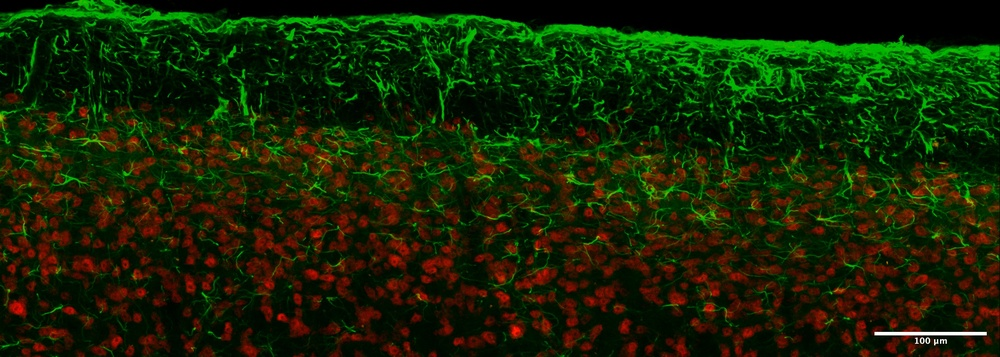
#> input picture NLE_s1_contra_GFAP-FITC_NeuN-CY5_20x_1.jpg, 1000 x 357 px, shrunk from 2868 x 1024 before the run
$ python main.py
#> lines starting #> are read from the running program, lines starting #| are printed output that depends on the picture; after the words box and inside, x2 and y2 are one past the last pixel; in counts of white or black regions, pixels touching at a corner belong together
import math
import matplotlib.pyplot as plt
import numpy as np
import pandas as pd
import cv2
import scipy.ndimage # useful resource aswell
from skimage.measure import label, regionprops, regionprops_table

from skimage.draw import ellipse
import skimage
from skimage.measure import label, regionprops, regionprops_table
from skimage.transform import rotate

image = plt.imread('NLE_s1_contra_GFAP-FITC_NeuN-CY5_20x_1.jpg')
#> image is the input picture: shape (357, 1000, 3); mean R, G, B 22.2, 36.1, 4.3
M = np.asarray(image)
plt.figure(figsize=(12, 6))
plt.subplot(131)

plt.imshow(M[:, :, 0], cmap='Reds', vmin=0, vmax=255)
plt.title("Red Channel")
plt.subplot(132)

plt.imshow(M[:, :, 1], cmap='Greens', vmin=0, vmax=255)
plt.title("Green Channel")
plt.subplot(133)

plt.imshow(M[:, :, 2], cmap='Blues', vmin=0, vmax=255)
plt.title("Blue Channel")

#plt.show()

# Sharpen red channel
kernel_sharpen_1 = np.array([[-1,-1,-1], [-1,9,-1], [-1,-1,-1]])
sharpened_image = cv2.filter2D(M[:, :, 0], -1, kernel_sharpen_1)
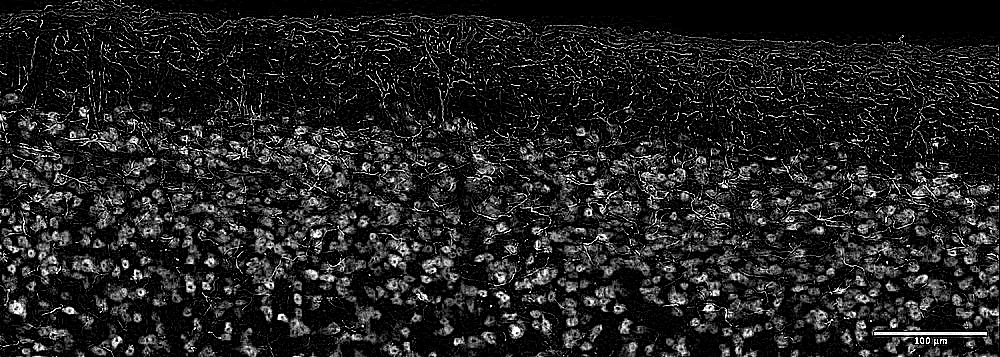
#> sharpened_image: shape (357, 1000); min 0, max 255, mean 34.8
plt.imshow(sharpened_image)
plt.title("Sharpened Image")
#plt.show()

# Apply a threshold to the sharpened image to create a mask
ret, thres_image = cv2.threshold(sharpened_image, 50, 255,cv2.THRESH_BINARY)
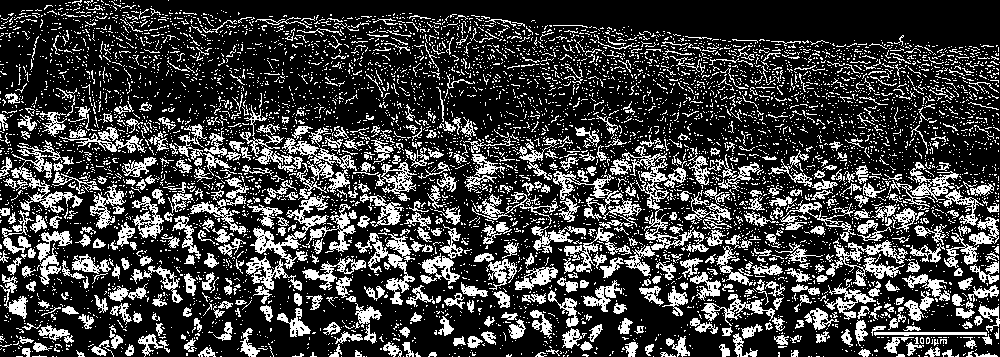
#> thres_image: shape (357, 1000); 24.9% white in thin lines or dots
plt.imshow(thres_image)
plt.title("Masked Image")
#plt.show()
#cv2.waitKey(0)

# Apply open/close morphologies
kernel = np.ones((3, 3), np.uint8)
closed_image = cv2.morphologyEx(thres_image, cv2.MORPH_CLOSE,
                           kernel, iterations=1)
#> closed_image: shape (357, 1000); 38.6% white; 1480 white regions (1311 under 20 px), largest, box (x1, y1, x2, y2) and area: (0, 68, 1000, 357) 93471, (61, 0, 829, 125) 12679, (766, 35, 1000, 154) 6216

kernel = np.ones((5,5), np.uint8)
opened_image = cv2.morphologyEx(closed_image, cv2.MORPH_OPEN,
                           kernel, iterations=1)
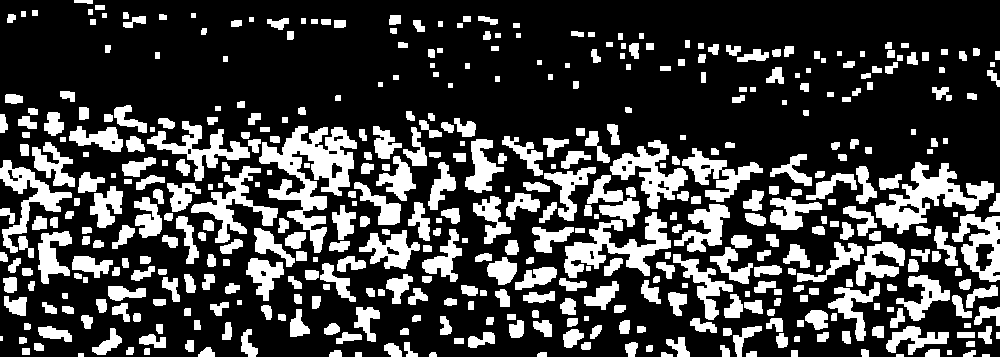
#> opened_image: shape (357, 1000); 26.2% white; 458 white regions (1 under 20 px)

plt.imshow(opened_image)
plt.title("Opening")
#plt.show()

Red_channel = M[:, :, 0]
Mask = opened_image
result_image = cv2.bitwise_and(Red_channel, Mask)
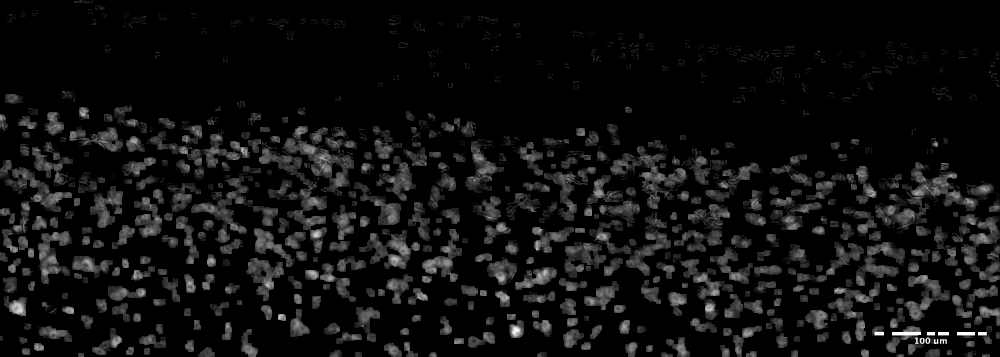
#> result_image: shape (357, 1000); min 0, max 255, mean 15.9
plt.imshow(result_image)
plt.title("result_image")
plt.show()
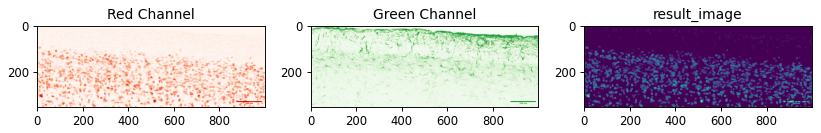
#> figure drawn by matplotlib, 3 panels

label_img = label(opened_image)
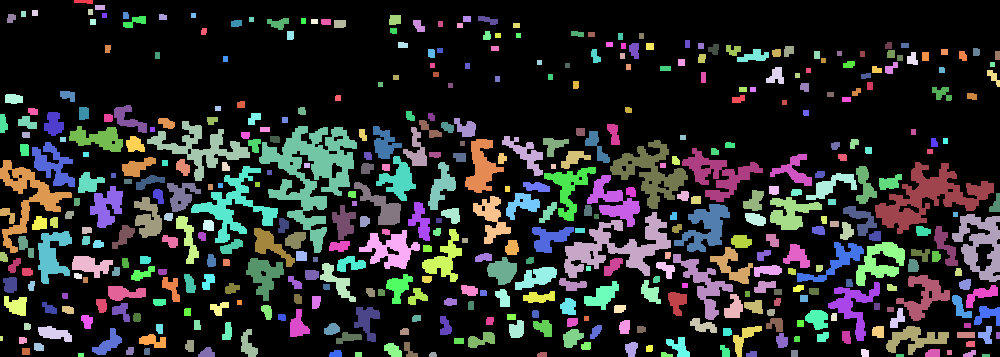
#> label_img: shape (357, 1000) int64; 459 distinct labels, from 0 to 458; one colour per label, 0 black
regions = regionprops(label_img)
#> regions = 458 regions; largest, box (x1, y1, x2, y2) and area: (259, 126, 357, 253) 4837, (875, 162, 994, 234) 3200, (564, 212, 671, 278) 2710, (610, 140, 688, 209) 2067, (191, 166, 278, 243) 1930

fig, ax = plt.subplots()
ax.imshow(opened_image, cmap=plt.cm.gray)

for props in regions:
    y0, x0 = props.centroid
    orientation = props.orientation
    x1 = x0 + math.cos(orientation) * 0.5 * props.minor_axis_length
    y1 = y0 - math.sin(orientation) * 0.5 * props.minor_axis_length
    x2 = x0 - math.sin(orientation) * 0.5 * props.major_axis_length
    y2 = y0 - math.cos(orientation) * 0.5 * props.major_axis_length

    ax.plot((x0, x1), (y0, y1), '-r', linewidth=2.5)
    ax.plot((x0, x2), (y0, y2), '-r', linewidth=2.5)
    ax.plot(x0, y0, '.g', markersize=15)
#> this loop made 458 passes
#> (y0, x0, orientation, x1, y1, x2, y2) on passes 1 to 3: (1.19, 83.62, 1.53, 83.69, -0.712, 72.47, 0.776), (7, 99.5, 1.57, 99.5, 4.17, 93.76, 7), (11.5, 90, 0, 92.83, 11.5, 90, 8.08)

plt.show()
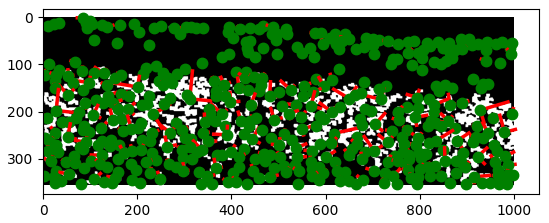
#> figure drawn by matplotlib, 1 panel

props = regionprops_table(label_img, properties=('centroid',
                                                 'orientation',
                                                 'solidity'))
#> props = 4 items

df = pd.DataFrame(props)
#> df = table of 458 rows and 4 columns

df.to_csv('temp.csv')
